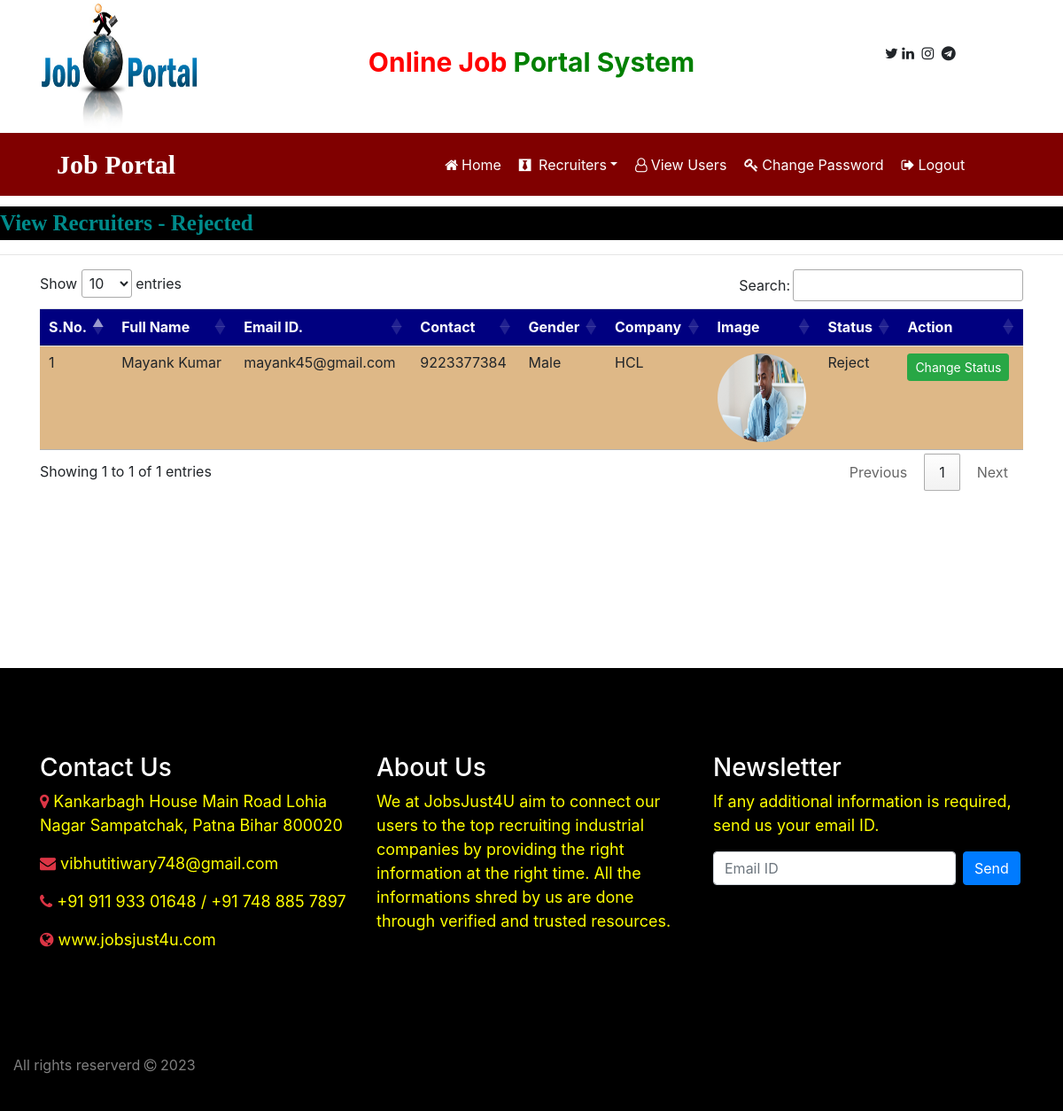
Screenshot of /recruiter_rejected (signed in) with the database file from the repository.
### job/models.py (models this page shows, shortened)
class Recruiter(models.Model):
    user=models.ForeignKey(User, on_delete=models.CASCADE)
    mobile=models.CharField(max_length=15, null=True)
    image=models.FileField(null=True)
    gender=models.CharField(max_length=15, null=True)
    company=models.CharField(max_length=100,null=True)
    type=models.CharField(max_length=15, null=True)
    status=models.CharField(max_length=20, null=True)

### job/views.py (the view)
# urls.py: path('recruiter_rejected', recruiter_rejected, name="recruiter_rejected"),
def recruiter_rejected(request):
    if not request.user.is_authenticated:
        return redirect('admin_login')
    data=Recruiter.objects.filter(status='Reject')
    d={'data':data}
    return render(request, 'recruiter_rejected.html',d)

### job/templates/recruiter_rejected.html (shortened to what this page needs)
{% load static %}
{% block body %}
{% include 'admin_navigation.html' %}
<marquee
    style="font-family: 'Monotype Corsiva'; font-size: 25px; color: darkcyan; background-color: black; font-weight: bold; margin-top: 1%">
    View Recruiters - Rejected
</marquee>
<hr>
<div class="container">
    <table class="table table-hover" id="example" class="display" style="width:100%">
        <thead>
            <tr style="background-color: #000080; color: white;">
                <th>S.No.</th>
                <th>Full Name</th>
                <th>Email ID.</th>
                <th>Contact</th>
                <th>Gender</th>
                <th>Company</th>
                <th>Image</th>
                <th>Status</th>
                <th>Action</th>
            </tr>
        </thead>
        <tbody>
            {% for i in data %}
            <tr style="background-color: #DEB887;">
                <td>{{forloop.counter}}</td>
                <td>{{i.user.first_name}} {{i.user.last_name}}</td>
                <td>{{i.user.username}}</td>
                <td>{{i.mobile}}</td>
                <td>{{i.gender}}</td>
                <td>{{i.company}}</td>
                <td><img src="{{i.image.url}}" style="width: 100px; height: 100px; border-radius: 50%;"></td>
                <td>{{i.status}}</td>
                <td><a href="{% url 'change_status' i.id %}" class="btn btn-success btn-sm">Change Status</a></td>
            </tr>
            {% endfor %}
        </tbody>
    </table>
</div>
<link rel="stylesheet" type="text/css" href="https://cdn.datatables.net/1.10.25/css/jquery.dataTables.min.css">
{% include 'footer.html' %}
{% endblock %}

### rows the page displays
Recruiter: user.first_name "Mayank", user.last_name "Kumar", user.username "mayank45@gmail.com", mobile "9223377384", gender "Male", company "HCL", image (picture), status "Reject"
